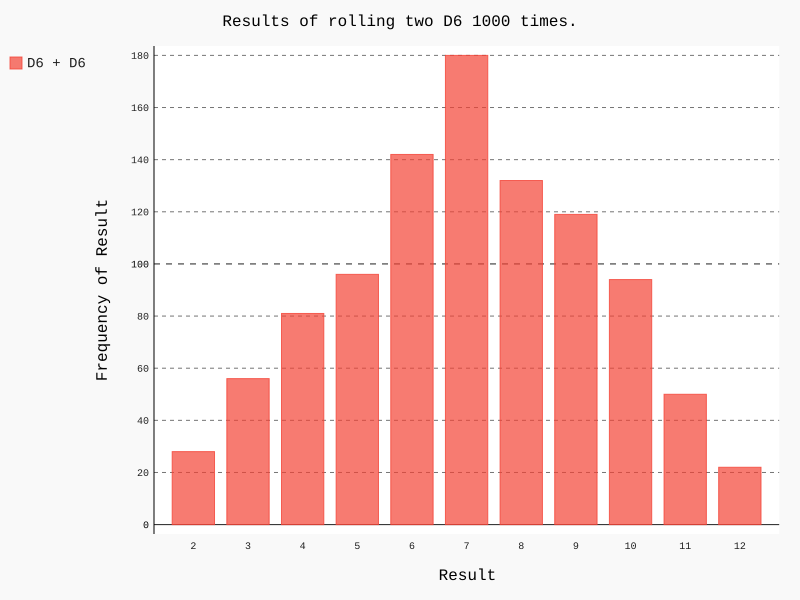

The Python source for this figure:
# -*- coding:utf-8 -*-
import pygal
from die import Die

# 创建两个D6
die_1 = Die()
die_2 = Die()

# 掷骰子多次，并将结果存储在一个列表中
results = []
for roll_num in range(1000):
    result = die_1.roll() + die_2.roll()
    results.append(result)

# 分析结果
frequencies = []
max_result = die_1.num_sides + die_2.num_sides
for value in range(2, max_result+1):
    frequency = results.count(value)
    frequencies.append(frequency)

# 对结果进行可视化
hist = pygal.Bar()
hist.title = "Results of rolling two D6 1000 times."
hist.x_labels = ['2', '3', '4', '5', '6', '7', '8', '9', '10', '11', '12']
hist.x_title = "Result"
hist.y_title = "Frequency of Result"

hist.add('D6 + D6', frequencies)
hist.render_to_file('dice_visual.svg')
print(frequencies)
